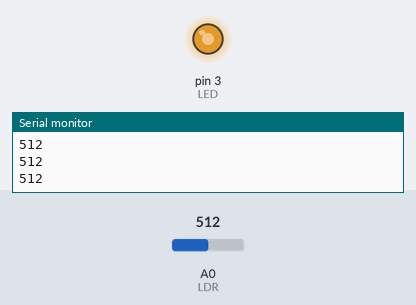
Recording of a sketch running on a simulated Arduino Uno, built with avr-gcc and run on an emulated ATmega328P. On the bench: output pins drawn as LEDs (lit = HIGH), the last lines printed to the serial monitor. The test bench sets the inputs (shaded band); at power-on: A0 (LDR) = 512.

Above: at 1.2 s.
1.3 s: A0 (LDR) set to 716
At 2.5 s:
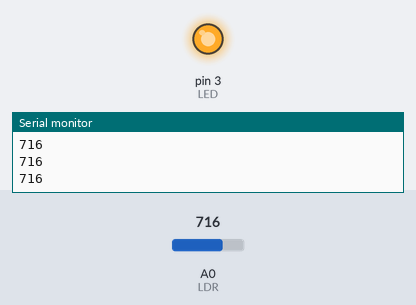
2.8 s: A0 (LDR) set to 306
At 3.8 s:
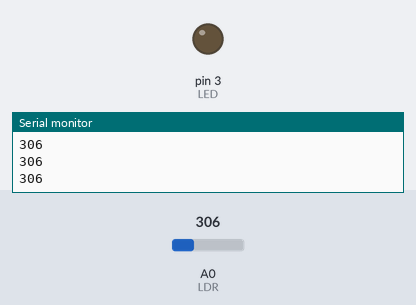
4.3 s: A0 (LDR) set to 338
At 4.8 s:
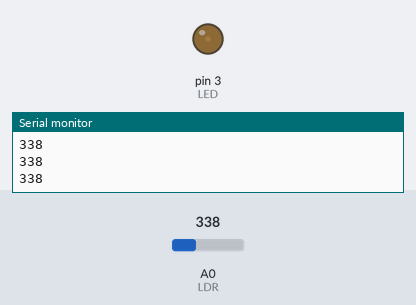
5.8 s: A0 (LDR) set to 245
At 6.1 s:
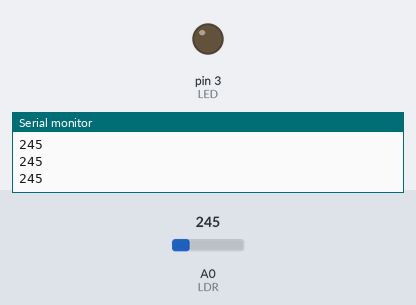
Timing chart, 0 to 8.3 s (numbered marks = the images above; inputs shaded):
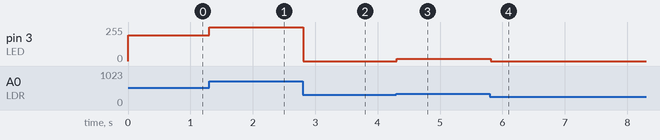

The sketch:

missao3aula4.ino
```cpp
int LDR=0;
int LED=3;
int val=0;

void setup()
{
Serial.begin(9600);
pinMode(LED, OUTPUT);
}

void loop()
{
val=analogRead(LDR);
Serial.println(val);
val=val-320; //no lugar de 130, é o valor que fica melhor para você
if(val>255) val=255;
if(val<0) val=0; analogWrite(LED,val);
}
```

Measured:
- after the input at 1.3 s, pin 3 (LED): 192/255 → 255/255 at once
- after the input at 2.8 s, pin 3 (LED): 255/255 → 0/255 at once
- after the input at 4.3 s, pin 3 (LED): 0/255 → 18/255 at once
- after the input at 5.8 s, pin 3 (LED): 18/255 → 0/255 at once
